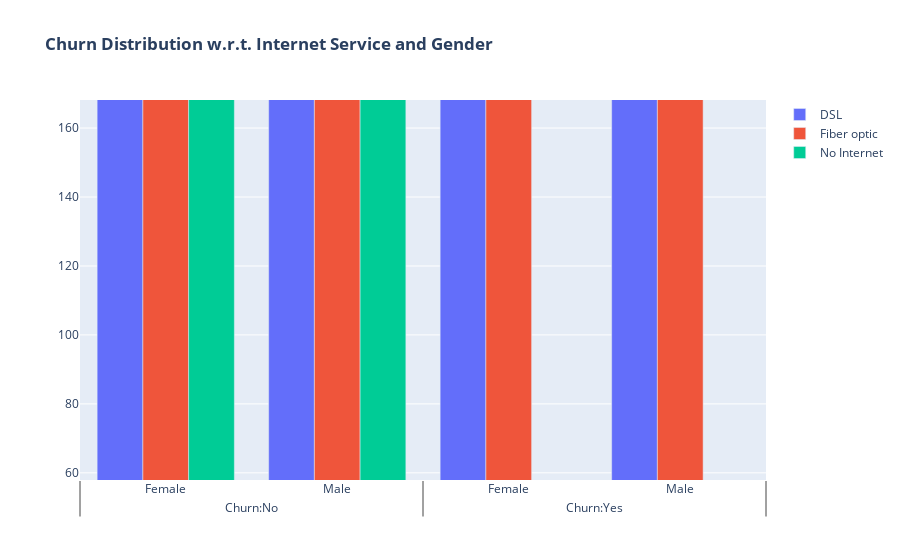

The notebook cell saved with this chart:
### Code cell
fig = go.Figure()

fig.add_trace(go.Bar(
  x = [['Churn:No', 'Churn:No', 'Churn:Yes', 'Churn:Yes'],
       ["Female", "Male", "Female", "Male"]],
  y = [965, 992, 219, 240],
  name = 'DSL',
))

fig.add_trace(go.Bar(
  x = [['Churn:No', 'Churn:No', 'Churn:Yes', 'Churn:Yes'],
       ["Female", "Male", "Female", "Male"]],
  y = [889, 910, 664, 633],
  name = 'Fiber optic',
))

fig.add_trace(go.Bar(
  x = [['Churn:No', 'Churn:No', 'Churn:Yes', 'Churn:Yes'],
       ["Female", "Male", "Female", "Male"]],
  y = [690, 717, 56, 57],
  name = 'No Internet',
))

fig.update_layout(title_text="<b>Churn Distribution w.r.t. Internet Service and Gender</b>")

fig.show()

### Figure 1 — Plotly figure (JSON) as saved in the notebook; plotly's stock layout.template omitted (floating-point values rounded to 4 significant figures)
{"data": [{"name": "DSL", "type": "bar", "x": [["Churn:No", "Churn:No", "Churn:Yes", "Churn:Yes"], ["Female", "Male", "Female", "Male"]], "y": [965, 992, 219, 240]}, {"name": "Fiber optic", "type": "bar", "x": [["Churn:No", "Churn:No", "Churn:Yes", "Churn:Yes"], ["Female", "Male", "Female", "Male"]], "y": [889, 910, 664, 633]}, {"name": "No Internet", "type": "bar", "x": [["Churn:No", "Churn:No", "Churn:Yes", "Churn:Yes"], ["Female", "Male", "Female", "Male"]], "y": [690, 717, 56, 57]}], "layout": {"autosize": true, "title": {"text": "<b>Churn Distribution w.r.t. Internet Service and Gender</b>"}, "xaxis": {"autorange": true, "range": [-0.5, 3.5], "type": "multicategory"}, "yaxis": {"autorange": false, "range": [57.92, 168.1], "type": "linear"}}}
